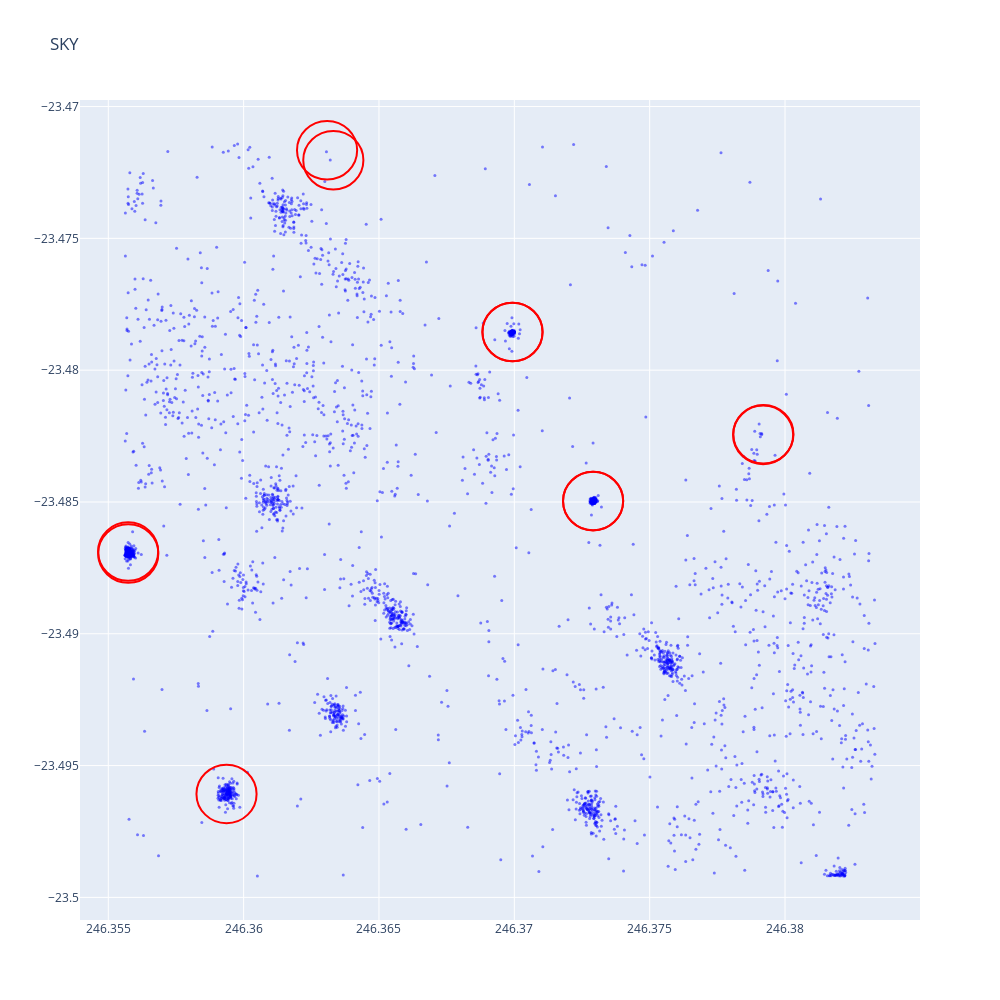

Notebook source saved alongside this figure:
### Code cell
import pandas as pd
import numpy as np
import plotly.graph_objects as go
import matplotlib.pyplot as plt
import sklearn as sk
from sklearn import tree
from sklearn.cluster import DBSCAN, HDBSCAN, OPTICS
import sklearn.mixture
import sklearn.datasets

region_id = 0

tbl = pd.read_csv('region{}.csv'.format(region_id))
truth = pd.read_csv('region{}_truth.csv'.format(region_id))

# tbl = pd.read_csv('neowise1.csv')
# truth = pd.read_csv('allwise1.csv')

# tbl = pd.read_csv('transient_test.csv')
# truth = pd.read_csv('transient_test_truth.csv')



truth["mag"] = 22.5 - 2.5 * np.log10(truth["flux_1"])
print(truth.sort_values(by='mag', ascending=True).head(10))
truth = truth[truth['mag'] < 15.5]

xmatch_radius = 4/3600 # deg

def plot(tbl, cluster=False):
    truth_pos = truth[['ra', 'dec']].to_numpy()
    fig = go.Figure(go.Scatter(x=tbl['ra'], y=tbl['dec'], mode='markers', marker=dict(size=3, opacity=0.5, color=("blue" if not cluster else tbl["cluster"]))))
    # fig.add_trace(go.Scatter(x=truth_pos[:, 0], y=truth_pos[:, 1], mode='markers', marker=dict(size=5 * (16 / truth["mag"]), opacity=0.7, color='red')))

    for x,y in truth_pos:
        fig.add_shape(type="circle", x0=x-xmatch_radius, y0=y-xmatch_radius, x1=x+xmatch_radius, y1=y+xmatch_radius, line=dict(color="red"))


    size = 1000
    fig.update_layout(height=size, width=size, title_text='SKY')
    fig.show()

def xmatch_count(tbl, truth): 
    count = 0
    x = np.array(tbl["ra"])
    y = np.array(tbl["dec"])
    t = truth[["ra", "dec"]].to_numpy()

    inclusions = np.array([False] * len(x))

    log = []

    for xt, yt in t:
        d = np.power(x - xt, 2) + np.power(y - yt, 2)
        incl = d < xmatch_radius**2

        inclusions = inclusions | incl

        log.append(np.sum(incl))

    count = np.sum(inclusions)

    return count


snr_cutoff_temp = tbl[tbl["w1snr"] > 4]

print("NOISE LEVEL:")
w1f = 309.54 * 10**(-snr_cutoff_temp["w1mpro"] / 2.5)
n = (w1f / snr_cutoff_temp["w1snr"]).mean()
print(-np.log10(n))

print("Proposed eps")
eps = 2**(-1-np.log10(n/6))
print(eps)

plot(snr_cutoff_temp)

### Figure 1 — Plotly figure (JSON) as saved in the notebook; plotly's stock layout.template omitted (floating-point values rounded to 4 significant figures; data arrays with more than 128 entries replaced by an {"elided": "..."} marker saying what was removed)
{"data": [{"marker": {"color": "blue", "opacity": 0.5, "size": 3}, "mode": "markers", "type": "scatter", "x": {"elided": "3109 float values"}, "y": {"elided": "3109 float values"}}], "layout": {"height": 1000, "shapes": [{"line": {"color": "red"}, "type": "circle", "x0": 246.4, "x1": 246.4, "y0": -23.47, "y1": -23.47}, {"line": {"color": "red"}, "type": "circle", "x0": 246.4, "x1": 246.4, "y0": -23.5, "y1": -23.49}, {"line": {"color": "red"}, "type": "circle", "x0": 246.4, "x1": 246.4, "y0": -23.49, "y1": -23.49}, {"line": {"color": "red"}, "type": "circle", "x0": 246.4, "x1": 246.4, "y0": -23.49, "y1": -23.48}, {"line": {"color": "red"}, "type": "circle", "x0": 246.4, "x1": 246.4, "y0": -23.48, "y1": -23.48}, {"line": {"color": "red"}, "type": "circle", "x0": 246.4, "x1": 246.4, "y0": -23.48, "y1": -23.48}, {"line": {"color": "red"}, "type": "circle", "x0": 246.4, "x1": 246.4, "y0": -23.47, "y1": -23.47}, {"line": {"color": "red"}, "type": "circle", "x0": 246.4, "x1": 246.4, "y0": -23.49, "y1": -23.49}, {"line": {"color": "red"}, "type": "circle", "x0": 246.4, "x1": 246.4, "y0": -23.49, "y1": -23.48}, {"line": {"color": "red"}, "type": "circle", "x0": 246.4, "x1": 246.4, "y0": -23.48, "y1": -23.48}, {"line": {"color": "red"}, "type": "circle", "x0": 246.4, "x1": 246.4, "y0": -23.48, "y1": -23.48}], "title": {"text": "SKY"}, "width": 1000}}
